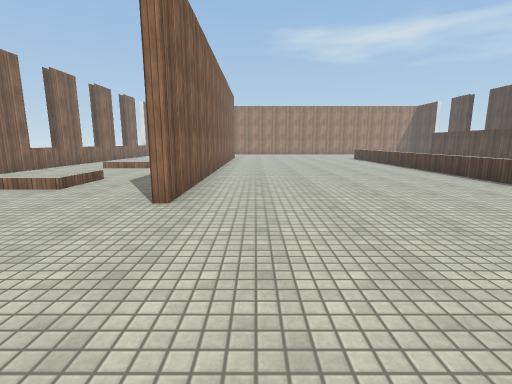
[1] (above)

20 first-person views from a walk through a scene from a Unity 3-D project. The camera is 1.4 m above the floor, tilts 10° down and sees 85° across. The floor is counted in squares, 1 m on a side. Each view is taken from the middle of a square. On the plan, view 1 faces up. The plan holds only what a view shows up to about 14 squares ahead; the rest is blank. The place goes on beyond the plan. Surface patterns are stand-ins for the level's own textures.

[2]
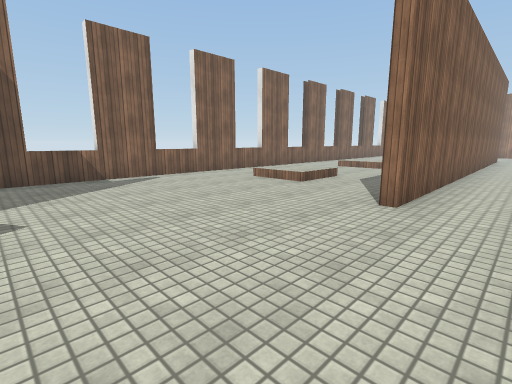

[3]
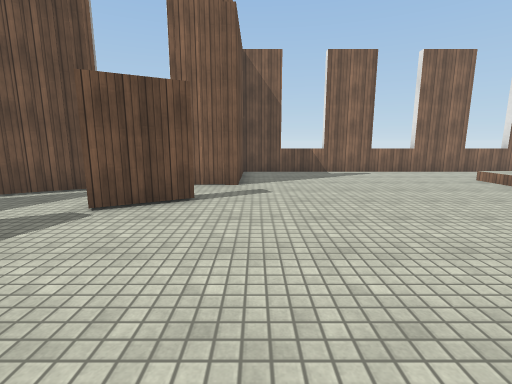

[4]
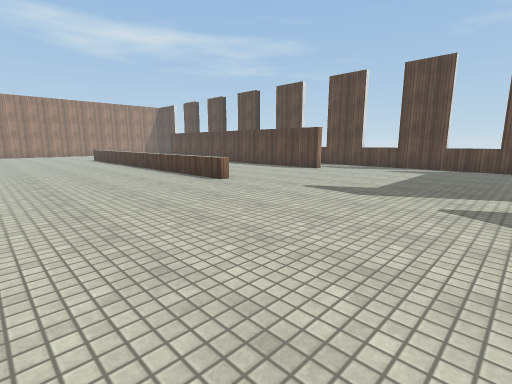

[5]
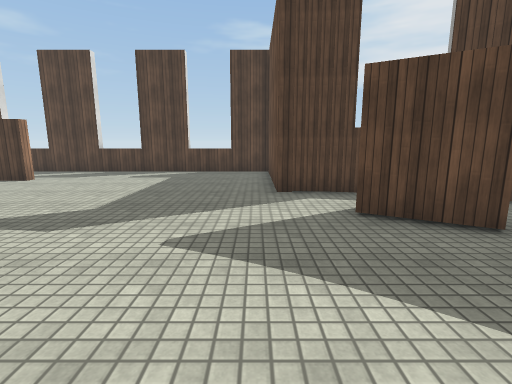

[6]
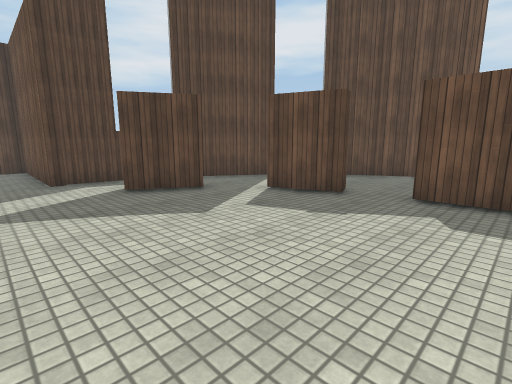

[7]
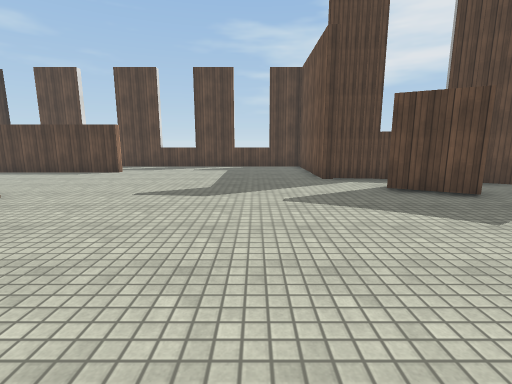

[8]
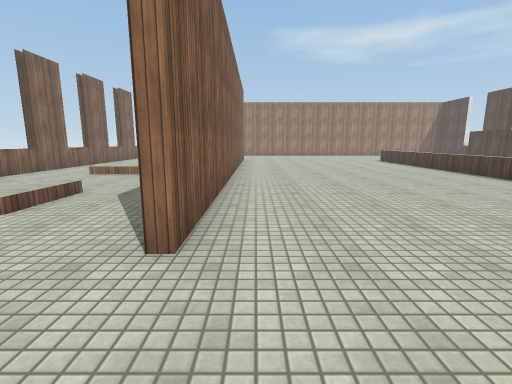

[9]
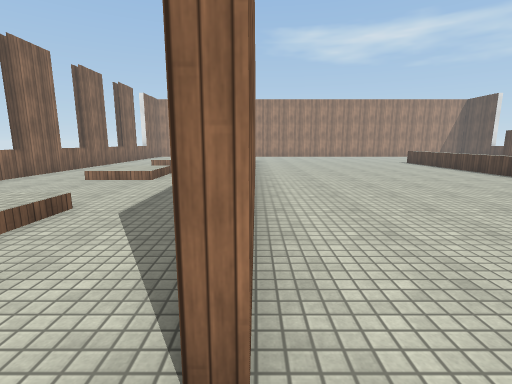

[10]
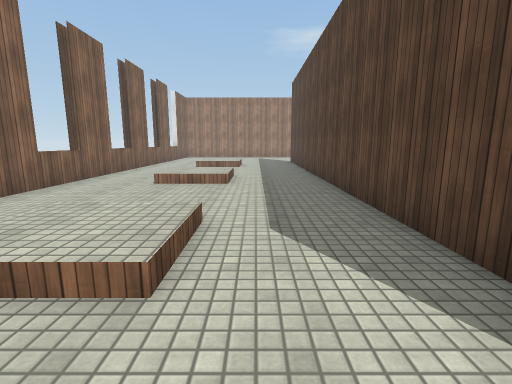

[11]
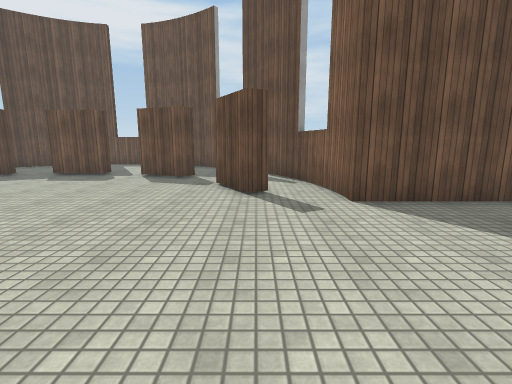

[12]
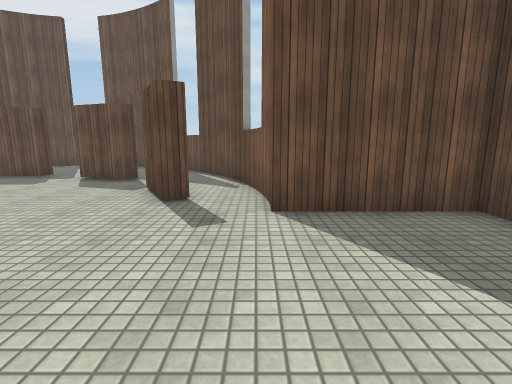

[13]
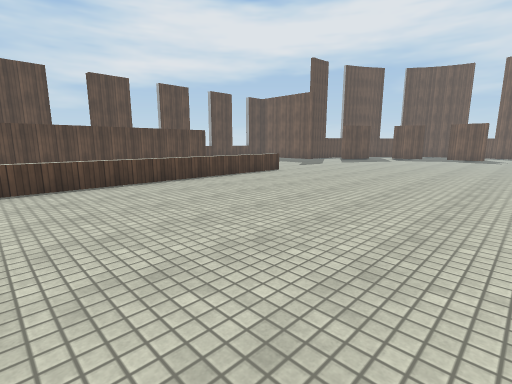

[14]
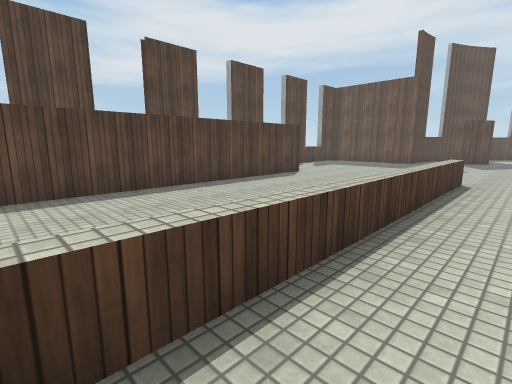

[15]
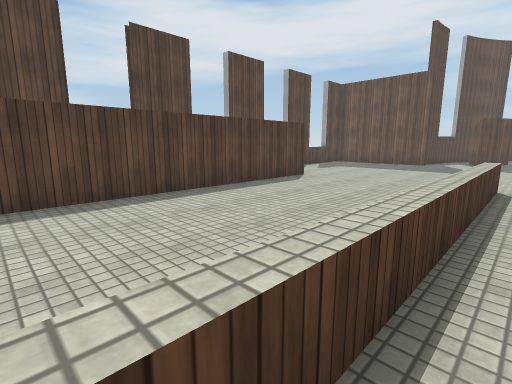

[16]
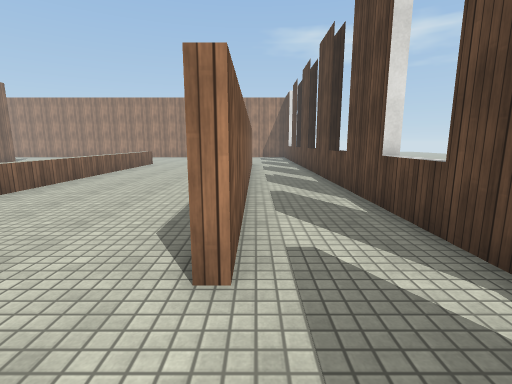

[17]
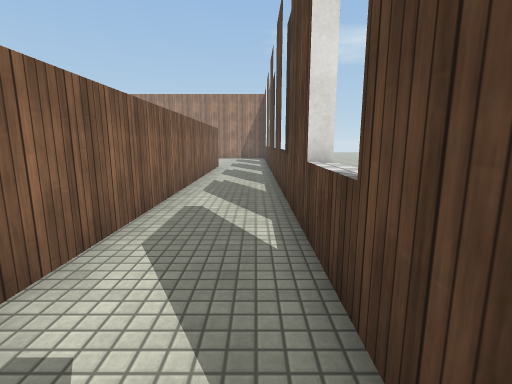

[18]
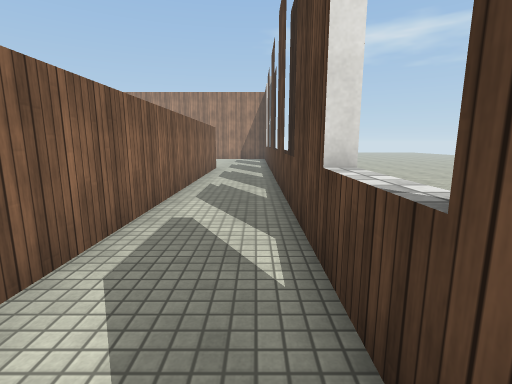

[19]
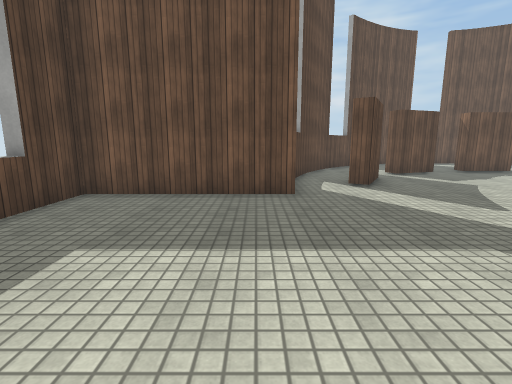

[20]
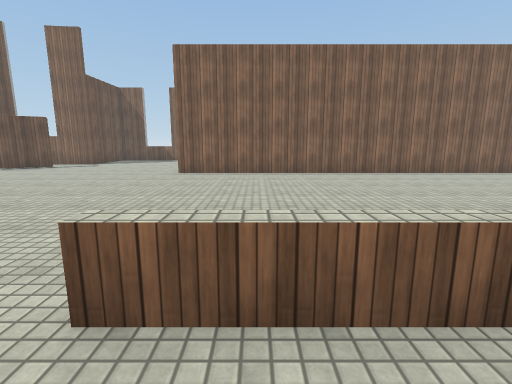

### Floor plan
Points are (right, up) in squares from view 1. A wall is a line through its corners. A room is listed if a view was taken in it or the views show most of it. See-through windows are left out.
Room 1 (views 1, 2, 3, 4, 5, 6, 7, 8, 9, 10, 11, 12, 13, 14, 15, 16, 17, 18, 19, 20)
walls: (-2.4, 8.6) (-2.4, 20.1); (-5.4, -1.9) (-4.8, -1.5) (-3.6, -3.5); (-2, 20.5) (-2, 6.4) (-2.5, 6.4); (9.2, -4) (10.3, -2) (11, -2.3); (12.9, -1.8) (12.9, -0.6) (18.8, -0.6) (18.8, 20.5); (-7.3, -1.7) (-7.1, -2.9); (12.8, -2.8) (12.9, -1.6); (-7.1, -2.8) (-6.9, -3.9); (12.7, -3.2) (12.8, -2.7); (-2.4, -5.9) (-2.2, -5.2) (-0.1, -6); (5.9, -6.7) (5.7, -6.1) (7.8, -5.3) (8, -5.9); (1.8, -7.1) (1.8, -6.4) (4, -6.4) (4, -7.1); (-6.9, -3.8) (-6.5, -4.9); (12, -5.1) (12.5, -3.8); (-6.6, -4.8) (-5.4, -7); (-5.4, -6.9) (-5, -7.5); (10.6, -7.6) (10.9, -7.2) (12.1, -5); (-12, 17.2) (-12, 15.2); (15.8, 20.5) (15.8, 8.6) (15.4, 8.6) (15.4, 19.8); (19.2, 16.6) (19.2, 18.5); (-11.6, 20.1) (-11.6, -0.6) (-7.3, -0.6) (-7.3, -1.9); (19.2, 18.6) (19.2, 20.5)
low walls: (9.1, 12) (9.1, 8.6) (8.7, 8.6) (8.7, 20.1); (9.1, 20.1) (9.1, 13.5)
ways out: gap at (6, -7)

Positions as (right, up) in squares from view 1, and headings:
1: (0, 0), facing up
2: (0, 0), facing up-left
3: (2, 0), facing left
4: (2, 0), facing up-right
5: (5, 0), facing right
6: (2, 1), facing down-right
7: (2, 2), facing right
8: (-1, 3), facing up
9: (-2, 5), facing up
10: (-5, 6), facing up
11: (-5, 6), facing down
12: (-7, 5), facing down
13: (-1, 20), facing down-right
14: (7, 20), facing down-right
15: (8, 19), facing down-right
16: (16, 6), facing up
17: (18, 8), facing up
18: (18, 9), facing up
19: (14, 7), facing down
20: (11, 10), facing left
